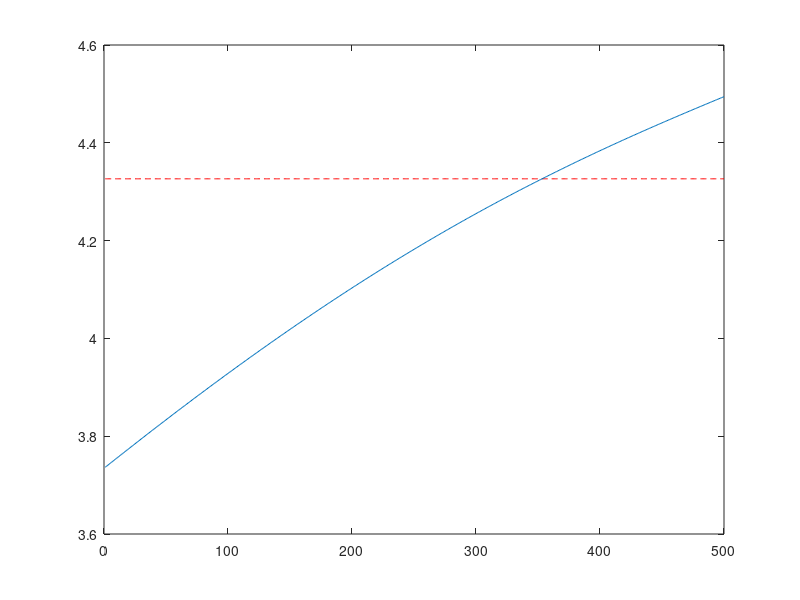

Reproduce this figure in MATLAB. (Note: a time limit stopped this script after it produced the figure.)
%TRANSITION DYNAMICS IN AIYAGARI ECONOMY 
%Written by SeHyoun Ahn
%The algorithm is based on a relaxation scheme to find K(t). The value function is
%found every round by solving the HJB equation through an upwind finite
%differences scheme. The distribution is found by also solving using finite
%differences the Fokker-Planck (Kolmogorov forward) equation
clear all; close all; format long;
tic;

%--------------------------------------------------
%PARAMETERS
ga = 2;       % CRRA utility with parameter gamma
alpha = 0.35; % Production function F = K^alpha * L^(1-alpha) 
delta = 0.1;  % Capital depreciation
zmean = 1.0;      % mean O-U process (in levels). This parameter has to be adjusted to ensure that the mean of z (truncated gaussian) is 1.
sig2 = (0.10)^2;  % sigma^2 O-U
Corr = exp(-0.3);  % persistence -log(Corr)  O-U
rho = 0.05;   % discount rate

K = 3.8;      % initial aggregate capital. It is important to guess a value close to the solution for the algorithm to converge
relax = 0.99; % relaxation parameter 
J=40;         % number of z points 
zmin = 0.5;   % Range z
zmax = 1.5;
amin = -1;    % borrowing constraint
amax = 30;    % range a
I=100;        % number of a points 

%simulation parameters
maxit  = 100;     %maximum number of iterations in the HJB loop
maxitK = 100;    %maximum number of iterations in the K loop
crit = 10^(-10); %criterion HJB loop
critK = 1e-7;   %criterion K loop
Delta = 1000;   %delta in HJB algorithm

%ORNSTEIN-UHLENBECK IN LEVELS
the = -log(Corr);
Var = sig2/(2*the);

%--------------------------------------------------
%VARIABLES 
a = linspace(amin,amax,I)';  %wealth vector
da = (amax-amin)/(I-1);      
z = linspace(zmin,zmax,J);   % productivity vector
dz = (zmax-zmin)/(J-1);
dz2 = dz^2;
aa = a*ones(1,J);
zz = ones(I,1)*z;

mu = the*(zmean - z);        %DRIFT (FROM ITO'S LEMMA)
s2 = sig2.*ones(1,J);        %VARIANCE (FROM ITO'S LEMMA)

%Finite difference approximation of the partial derivatives
Vaf = zeros(I,J);             
Vab = zeros(I,J);
Vzf = zeros(I,J);
Vzb = zeros(I,J);
Vzz = zeros(I,J);
c = zeros(I,J);

%CONSTRUCT MATRIX Aswitch SUMMARIZING EVOLUTION OF z
yy = - s2/dz2 - mu/dz;
chi =  s2/(2*dz2);
zeta = mu/dz + s2/(2*dz2);

%This will be the upperdiagonal of the matrix Aswitch
updiag=zeros(I,1); %This is necessary because of the peculiar way spdiags is defined.
for j=1:J
    updiag=[updiag;repmat(zeta(j),I,1)];
end

%This will be the center diagonal of the matrix Aswitch
centdiag=repmat(chi(1)+yy(1),I,1);
for j=2:J-1
    centdiag=[centdiag;repmat(yy(j),I,1)];
end
centdiag=[centdiag;repmat(yy(J)+zeta(J),I,1)];

%This will be the lower diagonal of the matrix Aswitch
lowdiag=repmat(chi(2),I,1);
for j=3:J
    lowdiag=[lowdiag;repmat(chi(j),I,1)];
end

%Add up the upper, center, and lower diagonal into a sparse matrix
Aswitch=spdiags(centdiag,0,I*J,I*J)+spdiags(lowdiag,-I,I*J,I*J)+spdiags(updiag,I,I*J,I*J);


%----------------------------------------------------
%%%%% COMPUTE THE LONG RUN STEADY STATE VALUE

TFP=1.1;        %Long run TFP value

%----------------------------------------------------
%INITIAL GUESS
r = alpha     * TFP * K^(alpha-1) -delta; %interest rates
w = (1-alpha) * TFP * K^(alpha);          %wages
v0 = (w*zz + r.*aa).^(1-ga)/(1-ga)/rho;
v = v0;
dist = zeros(1,maxit);

%-----------------------------------------------------
%SOLVING FOR LONG RUN STEADY STATE
for iter=1:maxitK

   % HAMILTON-JACOBI-BELLMAN EQUATION %
   for n=1:maxit
        V = v;
        % forward difference
        Vaf(1:I-1,:) = (V(2:I,:)-V(1:I-1,:))/da;
        Vaf(I,:) = (w*z + r.*amax).^(-ga); %will never be used, but impose state constraint a<=amax just in case
        % backward difference
        Vab(2:I,:) = (V(2:I,:)-V(1:I-1,:))/da;
        Vab(1,:) = (w*z + r.*amin).^(-ga);  %state constraint boundary condition

        I_concave = Vab > Vaf;              %indicator whether value function is concave (problems arise if this is not the case)

        %consumption and savings with forward difference
        cf = Vaf.^(-1/ga);
        sf = w*zz + r.*aa - cf;
        %consumption and savings with backward difference
        cb = Vab.^(-1/ga);
        sb = w*zz + r.*aa - cb;
        %consumption and derivative of value function at steady state
        c0 = w*zz + r.*aa;
        Va0 = c0.^(-ga);

        % dV_upwind makes a choice of forward or backward differences based on
        % the sign of the drift
        If = sf > 0; %positive drift --> forward difference
        Ib = sb < 0; %negative drift --> backward difference
        I0 = (1-If-Ib); %at steady state
        %make sure backward difference is used at amax
        %     Ib(I,:) = 1; If(I,:) = 0;
        %STATE CONSTRAINT at amin: USE BOUNDARY CONDITION UNLESS sf > 0:
        %already taken care of automatically

        Va_Upwind = Vaf.*If + Vab.*Ib + Va0.*I0; %important to include third term

        c = Va_Upwind.^(-1/ga);
        u = c.^(1-ga)/(1-ga);

        %CONSTRUCT MATRIX A
        X = - min(sb,0)/da;
        Y = - max(sf,0)/da + min(sb,0)/da;
        Z = max(sf,0)/da;
        
        updiag=[0]; %This is needed because of the peculiarity of spdiags.
        for j=1:J
            updiag=[updiag;Z(1:I-1,j);0];
        end
        
        centdiag=reshape(Y,I*J,1);
        
        lowdiag=X(2:I,1);
        for j=2:J
            lowdiag=[lowdiag;0;X(2:I,j)];
        end
        
        AA=spdiags(centdiag,0,I*J,I*J)+spdiags([updiag;0],1,I*J,I*J)+spdiags([lowdiag;0],-1,I*J,I*J);
        
        A = AA + Aswitch;
        
        if max(abs(sum(A,2)))>10^(-9)
           disp('Improper Transition Matrix')
           break
        end
   
        B = (1/Delta + rho)*speye(I*J) - A;

        u_stacked = reshape(u,I*J,1);
        V_stacked = reshape(V,I*J,1);

        b = u_stacked + V_stacked/Delta;

        V_stacked = B\b; %SOLVE SYSTEM OF EQUATIONS

        V = reshape(V_stacked,I,J);

        Vchange = V - v;
        v = V;

        dist(n) = max(max(abs(Vchange)));
        if dist(n)<crit
            %disp('Value Function Converged, Iteration = ')
            %disp(n)
            break
        end
   end
    % FOKKER-PLANCK EQUATION %
    AT = A';
    b = zeros(I*J,1);

    %need to fix one value, otherwise matrix is singular
    i_fix = 1;
    b(i_fix)=.1;
    row = [zeros(1,i_fix-1),1,zeros(1,I*J-i_fix)];
    AT(i_fix,:) = row;

    %Solve linear system
    gg = AT\b;
    g_sum = gg'*ones(I*J,1)*da*dz;
    gg = gg./g_sum;

    g = reshape(gg,I,J);
    
    % Update aggregate capital
    S = sum(g'*a*da*dz);
   
    clear A AA AT B
    if abs(K-S)<critK
        break
    end
    
    %update prices
    K = relax*K +(1-relax)*S;           %relaxation algorithm (to ensure convergence)
    r = alpha     * TFP *  K^(alpha-1) -delta; %interest rates
    w = (1-alpha) * TFP * K^(alpha);          %wages
 
end

% Save Long term steady-state value to iterate backward from.
v_st=v;
g_st=sparse(g);
r_st=r;
K_st=K;

fprintf('Long run steady state found.\n    Long run equilibrium level of capital is %.5f\n',K_st);

%----------------------------------------------------
%%%%% FIND THE INITIAL CONDITION
%%%%% g is taken to be the steady state when TFP=1

%Parameters
TFP=1;
K = 3.8;

%Finite difference approximation of the partial derivatives
Vaf = zeros(I,J);             
Vab = zeros(I,J);
Vzf = zeros(I,J);
Vzb = zeros(I,J);
Vzz = zeros(I,J);
c = zeros(I,J);

%----------------------------------------------------
%INITIAL GUESS
r = alpha     * TFP * K^(alpha-1) -delta; %interest rates
w = (1-alpha) * TFP * K^(alpha);          %wages
v0 = (w*zz + r.*aa).^(1-ga)/(1-ga)/rho;
v = v0;
dist = zeros(1,maxit);

%-----------------------------------------------------
%SOLVING FOR INITIAL CONDITION
for iter=1:maxitK

    % HAMILTON-JACOBI-BELLMAN EQUATION %
    for n=1:maxit
        V = v;
        % forward difference
        Vaf(1:I-1,:) = (V(2:I,:)-V(1:I-1,:))/da;
        Vaf(I,:) = (w*z + r.*amax).^(-ga); %will never be used, but impose state constraint a<=amax just in case
        % backward difference
        Vab(2:I,:) = (V(2:I,:)-V(1:I-1,:))/da;
        Vab(1,:) = (w*z + r.*amin).^(-ga);  %state constraint boundary condition

        I_concave = Vab > Vaf;              %indicator whether value function is concave (problems arise if this is not the case)

        %consumption and savings with forward difference
        cf = Vaf.^(-1/ga);
        sf = w*zz + r.*aa - cf;
        %consumption and savings with backward difference
        cb = Vab.^(-1/ga);
        sb = w*zz + r.*aa - cb;
        %consumption and derivative of value function at steady state
        c0 = w*zz + r.*aa;
        Va0 = c0.^(-ga);

        % dV_upwind makes a choice of forward or backward differences based on
        % the sign of the drift
        If = sf > 0; %positive drift --> forward difference
        Ib = sb < 0; %negative drift --> backward difference
        I0 = (1-If-Ib); %at steady state
        %make sure backward difference is used at amax
        %     Ib(I,:) = 1; If(I,:) = 0;
        %STATE CONSTRAINT at amin: USE BOUNDARY CONDITION UNLESS sf > 0:
        %already taken care of automatically

        Va_Upwind = Vaf.*If + Vab.*Ib + Va0.*I0; %important to include third term

        c = Va_Upwind.^(-1/ga);
        u = c.^(1-ga)/(1-ga);

        %CONSTRUCT MATRIX A
        X = - min(sb,0)/da;
        Y = - max(sf,0)/da + min(sb,0)/da;
        Z = max(sf,0)/da;
        
        updiag=[0]; %This is needed because of the peculiarity of spdiags.
        for j=1:J
            updiag=[updiag;Z(1:I-1,j);0];
        end
        
        centdiag=reshape(Y,I*J,1);
        
        lowdiag=X(2:I,1);
        for j=2:J
            lowdiag=[lowdiag;0;X(2:I,j)];
        end
        
        AA=spdiags(centdiag,0,I*J,I*J)+spdiags([updiag;0],1,I*J,I*J)+spdiags([lowdiag;0],-1,I*J,I*J);
        
        A = AA + Aswitch;
        
        if max(abs(sum(A,2)))>10^(-9)
           disp('Improper Transition Matrix')
           break
        end
        
        B = (1/Delta + rho)*speye(I*J) - A;

        u_stacked = reshape(u,I*J,1);
        V_stacked = reshape(V,I*J,1);

        b = u_stacked + V_stacked/Delta;

        V_stacked = B\b; %SOLVE SYSTEM OF EQUATIONS

        V = reshape(V_stacked,I,J);

        Vchange = V - v;
        v = V;

        dist(n) = max(max(abs(Vchange)));
        if dist(n)<crit
            %disp('Value Function Converged, Iteration = ')
            %disp(n)
            break
        end
    end
    %toc;
    % FOKKER-PLANCK EQUATION %
    AT = A';
    b = zeros(I*J,1);

    %need to fix one value, otherwise matrix is singular
    i_fix = 1;
    b(i_fix)=.1;
    row = [zeros(1,i_fix-1),1,zeros(1,I*J-i_fix)];
    AT(i_fix,:) = row;

    %Solve linear system
    gg = AT\b;
    g_sum = gg'*ones(I*J,1)*da*dz;
    gg = gg./g_sum;

    g = reshape(gg,I,J);
    
    % Update aggregate capital
    S = sum(g'*a*da*dz);

    clear A AA AT B
    if abs(K-S)<critK
        break
    end
    
    %update prices
    K = relax*K +(1-relax)*S;           %relaxation algorithm (to ensure convergence)
    r = alpha     * TFP *  K^(alpha-1) -delta; %interest rates
    w = (1-alpha) * TFP * K^(alpha);          %wages
 
end

V_ini = V;
g0=g;
gg0=gg;
r00=r;

fprintf('Initial conditions found.\n    Initial level of capital is %.5f\n',K);

%----------------------------------------------------
%%%%%FIND THE TRANSITION DYNAMICS

T=75;       %The time under consideration
N=500;      %Fineness of the grid
dt=T/N;
N1=N;       %By this time, the system should have converged to new steady state


%Initial guess of the change of capital over time
K_t = [K:(K_st-K)/(N-1):K_st];
Knew=K_t;       %This is just preallocation. The values will not be used.

%Preallocation
v = zeros(I,J,N);
gg = cell(N+1,1);
A_t=cell(N,1);
maxit = 1000;
convergence_criterion = 10^(-5);


TFP=1.1;    %Set the TFP level back to the long run level.

v(:,:,N)= v_st;
relax=0.95;
%relax=relax(end:-1:1);
for it=1:maxit
    fprintf('ITERATION = %d\n',it);
    r_t = alpha     * TFP *  K_t.^(alpha-1) -delta; %interest rates
    w_t = (1-alpha) * TFP * K_t.^(alpha);          %wages

    
    V = v_st;
    
    for n=N1:-1:1
        v(:,:,n)=V;
        % forward difference
        dVf(1:I-1,:) = (V(2:I,:)-V(1:I-1,:))/da;
        dVf(I,:) = (w_t(n)*z + r_t(n).*amax).^(-ga); %will never be used, but impose state constraint a<=amax just in case
        % backward difference
        dVb(2:I,:) = (V(2:I,:)-V(1:I-1,:))/da;
        dVb(1,:) = (w_t(n)*z + r_t(n).*amin).^(-ga); %state constraint boundary condition
        
        I_concave = dVb > dVf; %indicator whether value function is concave (problems arise if this is not the case)
        
        %consumption and savings with forward difference
        cf = dVf.^(-1/ga);
        ssf = w_t(n)*zz + r_t(n).*aa - cf;
        %consumption and savings with backward difference
        cb = dVb.^(-1/ga);
        ssb = w_t(n)*zz + r_t(n).*aa - cb;
        %consumption and derivative of value function at steady state
        c0 = w_t(n)*zz + r_t(n).*aa;
        dV0 = c0.^(-ga);
        
        % dV_upwind makes a choice of forward or backward differences based on
        % the sign of the drift
        If = ssf > 0; %positive drift --> forward difference
        Ib = ssb < 0; %negative drift --> backward difference
        I0 = (1-If-Ib); %at steady state
        %make sure backward difference is used at amax
        %Ib(I,:) = 1; If(I,:) = 0;
        %STATE CONSTRAINT at amin: USE BOUNDARY CONDITION UNLESS muf > 0:
        %already taken care of automatically
        
        dV_Upwind = dVf.*If + dVb.*Ib + dV0.*I0; %important to include third term
        c = dV_Upwind.^(-1/ga);
        u = c.^(1-ga)/(1-ga);
        
        %CONSTRUCT MATRIX
        X = - min(ssb,0)/da;
        Y = - max(ssf,0)/da + min(ssb,0)/da;
        Z = max(ssf,0)/da;
        
        updiag=[0];
        for j=1:J
            updiag=[updiag;Z(1:I-1,j);0];
        end
        
        centdiag = reshape(Y,I*J,1);
        
        lowdiag=X(2:I,1);
        for j=2:J
            lowdiag=[lowdiag;0;X(2:I,j)];
        end
        
        A=Aswitch+spdiags(centdiag,0,I*J,I*J)+spdiags([updiag;0],1,I*J,I*J)+spdiags([lowdiag;0],-1,I*J,I*J);
        if max(abs(sum(A,2)))>10^(-9)
               disp('Improper Transition Matrix')
               break
        end
   
        %%Note the syntax for the cell array
        A_t{n} = A;
        B = (1/dt + rho)*speye(I*J) - A;
        
        u_stacked = reshape(u,I*J,1);
        V_stacked = reshape(V,I*J,1);
        
        b = u_stacked + V_stacked/dt;
        V_stacked = B\b; %SOLVE SYSTEM OF EQUATIONS
        
        V = reshape(V_stacked,I,J);
        ss = w_t(n)*zz + r_t(n).*aa - c;
    end
    
    %plot(a,v(:,:,1),a,v(:,:,N))
    
    gg{1}=gg0;
    for n=1:N
        AT=A_t{n}';
        %Implicit method in Updating Distribution.
        gg{n+1}= (speye(I*J) - AT*dt)\gg{n};
        %gg{n+1}=gg{n}+AT*gg{n}*dt; %This is the explicit method.
        %check(n) = gg(:,n)'*ones(2*I,1)*da;
        g=reshape(gg{n},I,J);
        Knew(n)=sum(g'*a*da*dz);
    end
    
    %SS_it(:,it)=SS;
    
    
    
    fprintf('    Maximum change in capital is %.8f\n',max(abs(K_t-Knew)));
    if max(abs(K_t-Knew))<convergence_criterion
        break
    end
    
    K_t=relax.*K_t+(1-relax).*Knew;
    
    h=figure(1);
    if mod(it,30)==0
        clf;
    end
    plot(1:500,K_st*ones(500,1),'r--');
    hold on;
    
    plot(K_t);
    hold on;
    saveas(h,'figure.png');
end
toc;

save('aiyagari_transition')
